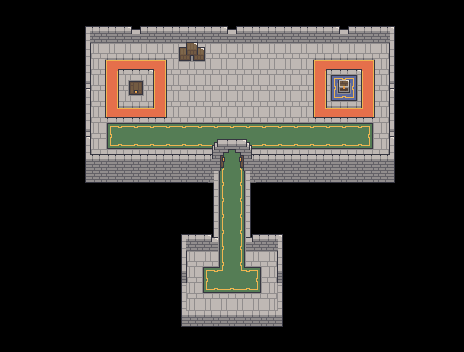

Tiled map render using the project's own tile images. Description and the whole map definition, tile-layer contents included, below:
An orthogonal 29x22 tile map with 16x16 px tiles, 4 tile layers (Floor, Carpet, Wall, Decoration), 4 tilesets.

<map version="1.5" tiledversion="1.7.2" orientation="orthogonal" renderorder="right-down" width="29" height="22" tilewidth="16" tileheight="16" infinite="0" nextlayerid="5" nextobjectid="1">
 <tileset firstgid="1" source="dungeon_.tsx" />
 <tileset firstgid="281" source="dungeonDecoration_1.tsx" />
 <tileset firstgid="729" source="dungeonDecoration_0.tsx" />
 <tileset firstgid="898" source="waterLavaAcid_.tsx" />
 <layer id="1" name="Floor" width="29" height="22">
  <data encoding="csv">
0,0,0,0,0,0,0,0,0,0,0,0,0,0,0,0,0,0,0,0,0,0,0,0,0,0,0,0,0,
0,0,0,0,0,0,0,0,0,0,0,0,0,0,0,0,0,0,0,0,0,0,0,0,0,0,0,0,0,
0,0,0,0,0,146,147,147,147,147,147,147,147,147,147,147,147,147,147,147,147,147,147,147,148,0,0,0,0,
0,0,0,0,0,160,965,963,963,963,966,161,213,213,213,213,213,161,161,965,963,963,963,966,162,0,0,0,0,
0,0,0,0,0,160,945,924,925,926,943,161,213,213,213,213,213,161,161,945,924,925,926,943,162,0,0,0,0,
0,0,0,0,0,160,945,943,944,945,943,161,213,213,213,213,213,161,161,945,943,944,945,943,162,0,0,0,0,
0,0,0,0,0,160,945,962,963,964,943,161,213,213,213,213,213,161,161,945,962,963,964,943,162,0,0,0,0,
0,0,0,0,0,160,984,925,925,925,985,161,213,213,213,213,213,161,161,984,925,925,925,985,162,0,0,0,0,
0,0,0,0,0,160,161,161,161,161,161,161,161,161,161,161,161,161,161,161,161,161,161,161,162,0,0,0,0,
0,0,0,0,0,160,161,161,161,161,161,161,161,161,161,161,161,161,161,161,161,161,161,161,162,0,0,0,0,
0,0,0,0,0,174,175,175,175,175,175,175,175,149,161,145,175,175,175,175,175,175,175,175,176,0,0,0,0,
0,0,0,0,0,188,189,189,189,189,189,189,189,163,161,159,189,189,189,189,189,189,189,189,190,0,0,0,0,
0,0,0,0,0,0,0,0,0,0,0,0,0,160,161,162,0,0,0,0,0,0,0,0,0,0,0,0,0,
0,0,0,0,0,0,0,0,0,0,0,0,0,160,161,162,0,0,0,0,0,0,0,0,0,0,0,0,0,
0,0,0,0,0,0,0,0,0,0,0,0,0,160,161,162,0,0,0,0,0,0,0,0,0,0,0,0,0,
0,0,0,0,0,0,0,0,0,0,0,146,147,177,161,173,147,148,0,0,0,0,0,0,0,0,0,0,0,
0,0,0,0,0,0,0,0,0,0,0,160,161,161,161,161,161,162,0,0,0,0,0,0,0,0,0,0,0,
0,0,0,0,0,0,0,0,0,0,0,160,161,161,161,161,161,162,0,0,0,0,0,0,0,0,0,0,0,
0,0,0,0,0,0,0,0,0,0,0,160,161,161,161,161,161,162,0,0,0,0,0,0,0,0,0,0,0,
0,0,0,0,0,0,0,0,0,0,0,174,175,175,175,175,175,176,0,0,0,0,0,0,0,0,0,0,0,
0,0,0,0,0,0,0,0,0,0,0,188,189,189,189,189,189,190,0,0,0,0,0,0,0,0,0,0,0,
0,0,0,0,0,0,0,0,0,0,0,0,0,0,0,0,0,0,0,0,0,0,0,0,0,0,0,0,0
</data>
 </layer>
 <layer id="4" name="Carpet" width="29" height="22">
  <data encoding="csv">
0,0,0,0,0,0,0,0,0,0,0,0,0,0,0,0,0,0,0,0,0,0,0,0,0,0,0,0,0,
0,0,0,0,0,0,0,0,0,0,0,0,0,0,0,0,0,0,0,0,0,0,0,0,0,0,0,0,0,
0,0,0,0,0,0,0,0,0,0,0,0,0,0,0,0,0,0,0,0,0,0,0,0,0,0,0,0,0,
0,0,0,0,0,0,0,0,0,0,0,0,0,0,0,0,0,0,0,0,0,0,0,0,0,0,0,0,0,
0,0,0,0,0,0,0,0,0,0,0,0,0,0,0,0,0,0,0,0,827,828,829,0,0,0,0,0,0,
0,0,0,0,0,0,0,0,0,0,0,0,0,0,0,0,0,0,0,0,840,841,842,0,0,0,0,0,0,
0,0,0,0,0,0,0,0,0,0,0,0,0,0,0,0,0,0,0,0,853,854,855,0,0,0,0,0,0,
0,0,0,0,0,0,788,789,789,789,789,789,789,789,789,789,789,789,789,789,789,789,789,790,0,0,0,0,0,
0,0,0,0,0,0,801,802,802,802,802,802,802,802,802,802,802,802,802,802,802,802,802,803,0,0,0,0,0,
0,0,0,0,0,0,814,815,815,815,815,815,815,792,802,791,815,815,815,815,815,815,815,816,0,0,0,0,0,
0,0,0,0,0,0,0,0,0,0,0,0,0,801,802,803,0,0,0,0,0,0,0,0,0,0,0,0,0,
0,0,0,0,0,0,0,0,0,0,0,0,0,801,802,803,0,0,0,0,0,0,0,0,0,0,0,0,0,
0,0,0,0,0,0,0,0,0,0,0,0,0,801,802,803,0,0,0,0,0,0,0,0,0,0,0,0,0,
0,0,0,0,0,0,0,0,0,0,0,0,0,0,0,0,0,0,0,0,0,0,0,0,0,0,0,0,0,
0,0,0,0,0,0,0,0,0,0,0,0,0,0,0,0,0,0,0,0,0,0,0,0,0,0,0,0,0,
0,0,0,0,0,0,0,0,0,0,0,0,0,0,0,0,0,0,0,0,0,0,0,0,0,0,0,0,0,
0,0,0,0,0,0,0,0,0,0,0,0,788,789,789,789,790,0,0,0,0,0,0,0,0,0,0,0,0,
0,0,0,0,0,0,0,0,0,0,0,0,801,802,802,802,803,0,0,0,0,0,0,0,0,0,0,0,0,
0,0,0,0,0,0,0,0,0,0,0,0,814,815,815,815,816,0,0,0,0,0,0,0,0,0,0,0,0,
0,0,0,0,0,0,0,0,0,0,0,0,0,0,0,0,0,0,0,0,0,0,0,0,0,0,0,0,0,
0,0,0,0,0,0,0,0,0,0,0,0,0,0,0,0,0,0,0,0,0,0,0,0,0,0,0,0,0,
0,0,0,0,0,0,0,0,0,0,0,0,0,0,0,0,0,0,0,0,0,0,0,0,0,0,0,0,0
</data>
 </layer>
 <layer id="2" name="Wall" width="29" height="22">
  <data encoding="csv">
0,0,0,0,0,0,0,0,0,0,0,0,0,0,0,0,0,0,0,0,0,0,0,0,0,0,0,0,0,
0,0,0,0,0,16,59,59,17,59,59,59,59,59,17,59,59,59,59,59,59,17,59,59,19,0,0,0,0,
0,0,0,0,0,30,73,73,31,73,73,73,73,73,31,73,73,73,73,73,73,31,73,73,33,0,0,0,0,
0,0,0,0,0,47,0,0,0,0,0,0,0,0,0,0,0,0,0,0,0,0,0,0,47,0,0,0,0,
0,0,0,0,0,47,0,0,0,0,0,0,0,0,0,0,0,0,0,0,0,0,0,0,47,0,0,0,0,
0,0,0,0,0,44,0,0,0,0,0,0,0,0,0,0,0,0,0,0,0,0,0,0,44,0,0,0,0,
0,0,0,0,0,47,0,0,0,0,0,0,0,0,0,0,0,0,0,0,0,0,0,0,47,0,0,0,0,
0,0,0,0,0,47,0,0,0,0,0,0,0,0,0,0,0,0,0,0,0,0,0,0,47,0,0,0,0,
0,0,0,0,0,44,0,0,0,0,0,0,0,320,321,322,0,0,0,0,0,0,0,0,44,0,0,0,0,
0,0,0,0,0,86,59,59,59,59,59,59,59,352,353,354,59,59,59,59,59,59,59,59,89,0,0,0,0,
0,0,0,0,0,100,73,73,73,73,73,73,73,384,385,386,73,73,73,73,73,73,73,73,103,0,0,0,0,
0,0,0,0,0,0,0,0,0,0,0,0,0,0,0,0,0,0,0,0,0,0,0,0,0,0,0,0,0,
0,0,0,0,0,0,0,0,0,0,0,0,0,0,0,0,0,0,0,0,0,0,0,0,0,0,0,0,0,
0,0,0,0,0,0,0,0,0,0,0,0,0,0,0,0,0,0,0,0,0,0,0,0,0,0,0,0,0,
0,0,0,0,0,0,0,0,0,0,0,16,59,50,0,49,59,19,0,0,0,0,0,0,0,0,0,0,0,
0,0,0,0,0,0,0,0,0,0,0,30,73,64,0,63,73,33,0,0,0,0,0,0,0,0,0,0,0,
0,0,0,0,0,0,0,0,0,0,0,48,0,0,0,0,0,48,0,0,0,0,0,0,0,0,0,0,0,
0,0,0,0,0,0,0,0,0,0,0,62,0,0,0,0,0,62,0,0,0,0,0,0,0,0,0,0,0,
0,0,0,0,0,0,0,0,0,0,0,0,0,0,0,0,0,0,0,0,0,0,0,0,0,0,0,0,0,
0,0,0,0,0,0,0,0,0,0,0,0,0,0,0,0,0,0,0,0,0,0,0,0,0,0,0,0,0,
0,0,0,0,0,0,0,0,0,0,0,0,0,0,0,0,0,0,0,0,0,0,0,0,0,0,0,0,0,
0,0,0,0,0,0,0,0,0,0,0,0,0,0,0,0,0,0,0,0,0,0,0,0,0,0,0,0,0
</data>
 </layer>
 <layer id="3" name="Decoration" width="29" height="22">
  <data encoding="csv">
0,0,0,0,0,0,0,0,0,0,0,0,0,0,0,0,0,0,0,0,0,0,0,0,0,0,0,0,0,
0,0,0,0,0,0,0,0,0,0,0,0,0,0,0,0,0,0,0,0,0,0,0,0,0,0,0,0,0,
0,0,0,0,0,0,0,0,0,0,0,786,787,0,0,0,0,0,0,0,0,0,0,0,0,0,0,0,0,
0,0,0,0,0,0,0,0,0,0,0,799,800,0,0,0,0,0,0,0,0,0,0,0,0,0,0,0,0,
0,0,0,0,0,0,0,0,0,0,0,0,0,0,0,0,0,0,0,0,0,0,0,0,0,0,0,0,0,
0,0,0,0,0,0,0,0,485,0,0,0,0,0,0,0,0,0,0,0,0,769,0,0,0,0,0,0,0,
0,0,0,0,0,0,0,0,0,0,0,0,0,0,0,0,0,0,0,0,0,0,0,0,0,0,0,0,0,
0,0,0,0,0,0,0,0,0,0,0,0,0,0,0,0,0,0,0,0,0,0,0,0,0,0,0,0,0,
0,0,0,0,0,0,0,0,0,0,0,0,0,0,0,0,0,0,0,0,0,0,0,0,0,0,0,0,0,
0,0,0,0,0,0,0,0,0,0,0,0,0,0,0,0,0,0,0,0,0,0,0,0,0,0,0,0,0,
0,0,0,0,0,0,0,0,0,0,0,0,0,0,0,0,0,0,0,0,0,0,0,0,0,0,0,0,0,
0,0,0,0,0,0,0,0,0,0,0,0,0,0,0,0,0,0,0,0,0,0,0,0,0,0,0,0,0,
0,0,0,0,0,0,0,0,0,0,0,0,0,0,0,0,0,0,0,0,0,0,0,0,0,0,0,0,0,
0,0,0,0,0,0,0,0,0,0,0,0,0,801,802,803,0,0,0,0,0,0,0,0,0,0,0,0,0,
0,0,0,0,0,0,0,0,0,0,0,0,0,801,802,803,0,0,0,0,0,0,0,0,0,0,0,0,0,
0,0,0,0,0,0,0,0,0,0,0,0,0,801,802,803,0,0,0,0,0,0,0,0,0,0,0,0,0,
0,0,0,0,0,0,0,0,0,0,0,0,0,805,802,804,0,0,0,0,0,0,0,0,0,0,0,0,0,
0,0,0,0,0,0,0,0,0,0,0,0,0,0,802,0,0,0,0,0,0,0,0,0,0,0,0,0,0,
0,0,0,0,0,0,0,0,0,0,0,0,0,0,0,0,0,0,0,0,0,0,0,0,0,0,0,0,0,
0,0,0,0,0,0,0,0,0,0,0,0,0,0,0,0,0,0,0,0,0,0,0,0,0,0,0,0,0,
0,0,0,0,0,0,0,0,0,0,0,0,0,0,0,0,0,0,0,0,0,0,0,0,0,0,0,0,0,
0,0,0,0,0,0,0,0,0,0,0,0,0,0,0,0,0,0,0,0,0,0,0,0,0,0,0,0,0
</data>
 </layer>
</map>
